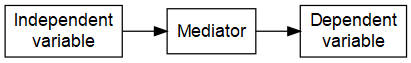

The R source for this figure:
#
#    IV -------> Mediator -------> DV
#
library(DiagrammeR)

code <- "
  digraph causal {
	# Nodes
	node [shape = reactangle, fontname = Arial]
	iv [label = 'Independent\nvariable']
	me [label = 'Mediator']
	dv [label = 'Dependent\nvariable']

	# Edges
	edge [color = black, arrowhead = normal]
	rankdir = LR
	iv -> me
	me -> dv

	# Graph
	graph [overlap = true, fontsize = 10]
}"

grViz(code)
